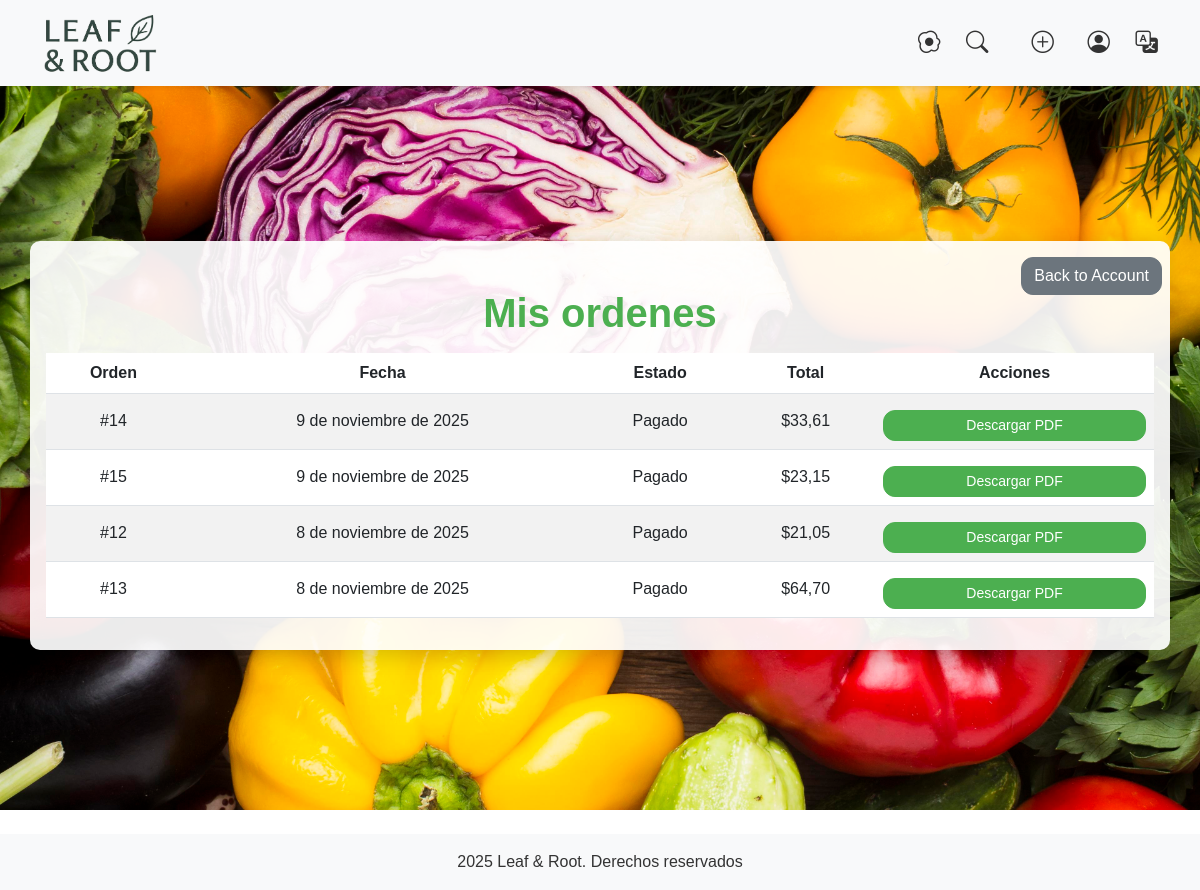
Screenshot of /orders/my-orders/ (signed in) with the database file from the repository.
### ordenes/models.py (models this page shows, shortened)
class Order(models.Model):
    STATUS_CHOICES = [
        ("Pendiente", "Pendiente"),
        ("Pagado", "Pagado"),
        ("Cancelada", "Cancelada"),
    ]
    id_order = models.AutoField(primary_key=True)
    order_date = models.DateField(auto_now_add=True)
    status = models.CharField(max_length=50, choices=STATUS_CHOICES, default="Pendiente")
    cart = models.ForeignKey(Cart, on_delete=models.CASCADE, related_name="orders")
    customer = models.ForeignKey(Customer, on_delete=models.CASCADE)
    class Meta:
        verbose_name = "Orden"
        verbose_name_plural = "Órdenes"

### ordenes/views.py (the view)
# urls.py: path("my-orders/", views.my_orders, name="my_orders"),
@login_required
def my_orders(request):
    customer = get_object_or_404(Customer, user=request.user)
    orders_queryset = Order.objects.filter(customer=customer).order_by('-order_date')
    orders_with_totals = []
    for order in orders_queryset:
        id = order.id_order
        date = order.order_date
        estados = order.status
        items = order.items.all() # type: ignore
        total = sum([item.get_subtotal() for item in items])
        orders_with_totals.append({
            "order": order,
            "items": items,
            "total": total,
        })
    return render(request, "ordenes/my_orders.html", {
        "orders": orders_with_totals
    })

### carrito/models.py (called while the page is built)
    def total_items(self):
        return self.items.aggregate(total=models.Sum('quantity'))['total'] or 0 # type: ignore

### ordenes/models.py (called while the page is built)
    def get_subtotal(self):
        return self.quantity * self.price

### ordenes/templates/ordenes/my_orders.html (shortened to what this page needs)
{% extends "base.html" %}
{% load i18n %}
{% block content %}
{% load static %}
<link rel="stylesheet" href="{% static 'users/css/auth.css' %}">
<link rel="stylesheet" href="{% static 'store/css/base.css' %}">
<div class="auth-bg account-bg">
  <div class="auth-card">
    <a href="{% url 'account_home' %}" class="btn btn-secondary back-btn">
      {% trans "Back to Account" %}
    </a>
    <h1 class="auth-title">{% trans "My Orders" %}</h1>
    {% if orders %}
    <div class="table-responsive">
        <table class="table table-striped">
            <thead>
                <tr>
                    <th>{% trans "Order" %}</th>
                    <th>{% trans "Date" %}</th>
                    <th>{% trans "Status" %}</th>
                    <th>{% trans "Total" %}</th>
                    <th>{% trans "Actions" %}</th>
                </tr>
            </thead>
            <tbody>
                {% for order_data in orders %}
                <tr>
                    <td>#{{ order_data.order.id_order }}</td>
                    <td>{{ order_data.order.order_date }}</td>
                    <td>{{ order_data.order.status }}</td>
                    <td>${{ order_data.total }}</td>
                    <td>
                        <a href="{% url 'generate_invoice_pdf' order_data.order.id_order %}"
                           class="btn btn-sm btn-primary action-btn"
                           target="_blank">
                           {% trans "Download PDF" %}
                        </a>
                    </td>
                </tr>
                {% endfor %}
            </tbody>
        </table>
    </div>
    {% else %}
        <p>{% trans "You have no orders yet." %}</p>
    {% endif %}
  </div>
</div>
{% endblock %}

### store/static/store/css/base.css (style rules this page uses)
body { font-family: 'Arial', sans-serif; color: #333; padding-top: 80px; }
button, .btn { border-radius: 12px; transition: background-color 0.3s ease, transform 0.2s ease; }
.btn-primary { background-color: #4CAF50; border-color: #4CAF50; color: white; }

### users/static/users/css/auth.css (style rules this page uses)
:root { --header-height: 70px; }
.auth-title { text-align: center; margin-top: 2rem; margin-bottom: 1rem; font-weight: 600; color: #4caf50; }
.auth-bg { min-height: calc(100vh - var(--header-height)); min-height: calc(100svh - var(--header-height)); display: flex; align-items: center; justify-content: center; background-image: url("../images/logback.jpg"); background-size: cover; background-position: center; background-repeat: no-repeat; }
.auth-card { text-align: center; width: 100%; max-width: 440px; background: rgba(255,255,255,0.92); border-radius: 10px; padding: 1rem; box-shadow: 0 6px 20px rgba(0,0,0,0.15); margin: 1rem; }
.auth-card .btn { margin-top: 0.5rem; }
.container > .auth-bg { width: 100vw; position: relative; left: 50%; right: 50%; margin-left: -50vw; margin-right: -50vw; }
.container.mt-4 > .auth-bg { margin-top: -1.5rem; }

### rows the page displays
Order: order.id_order "14", order.order_date "9 de noviembre de 2025", order.status "Pagado", total "33,61"
Order: order.id_order "15", order.order_date "9 de noviembre de 2025", order.status "Pagado", total "23,15"
Order: order.id_order "12", order.order_date "8 de noviembre de 2025", order.status "Pagado", total "21,05"
Order: order.id_order "13", order.order_date "8 de noviembre de 2025", order.status "Pagado", total "64,70"
